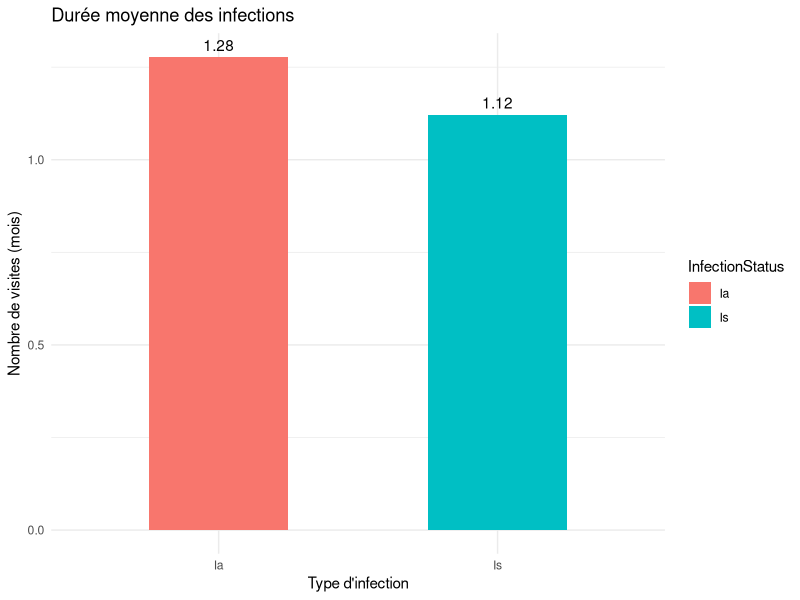

Reproduce this figure in R.
## ---- chunk 1
knitr::opts_chunk$set(echo = TRUE)
library(tidyverse)
## ---- chunk 2
data <- read_csv("synthetic_malaria_cohort.csv")
## ---- chunk 3
data <- data %>%
  mutate(InfectionStatus = case_when(
    RDT_Result == "Positive" & Fever == 1 ~ "Is",
    RDT_Result == "Positive" & Fever == 0 ~ "Ia",
    TRUE ~ "S"
  ))
## ---- chunk 4
infected <- data %>% filter(InfectionStatus %in% c("Ia", "Is"))
n_total_infected <- nrow(infected)
n_asymptomatic <- sum(infected$InfectionStatus == "Ia")
p_hat <- n_asymptomatic / n_total_infected

p_hat
## ---- chunk 5
data <- data %>% arrange(ChildID, VisitMonth)

data <- data %>%
  group_by(ChildID) %>%
  mutate(InfectionGroup = cumsum(InfectionStatus != lag(InfectionStatus, default = first(InfectionStatus)))) %>%
  ungroup()

durations <- data %>%
  filter(InfectionStatus %in% c("Ia", "Is")) %>%
  group_by(ChildID, InfectionGroup, InfectionStatus) %>%
  summarise(Duration = n(), .groups = "drop")

mean_durations <- durations %>%
  group_by(InfectionStatus) %>%
  summarise(MeanDuration = mean(Duration), .groups = "drop")

gamma_estimates <- mean_durations %>%
  mutate(Gamma = round(1 / MeanDuration, 3))

gamma_estimates
## ---- chunk 6
ggplot(mean_durations, aes(x = InfectionStatus, y = MeanDuration, fill = InfectionStatus)) +
  geom_bar(stat = "identity", width = 0.5) +
  geom_text(aes(label = round(MeanDuration, 2)), vjust = -0.5) +
  labs(title = "Durée moyenne des infections", y = "Nombre de visites (mois)", x = "Type d'infection") +
  theme_minimal()
## ---- chunk 7

